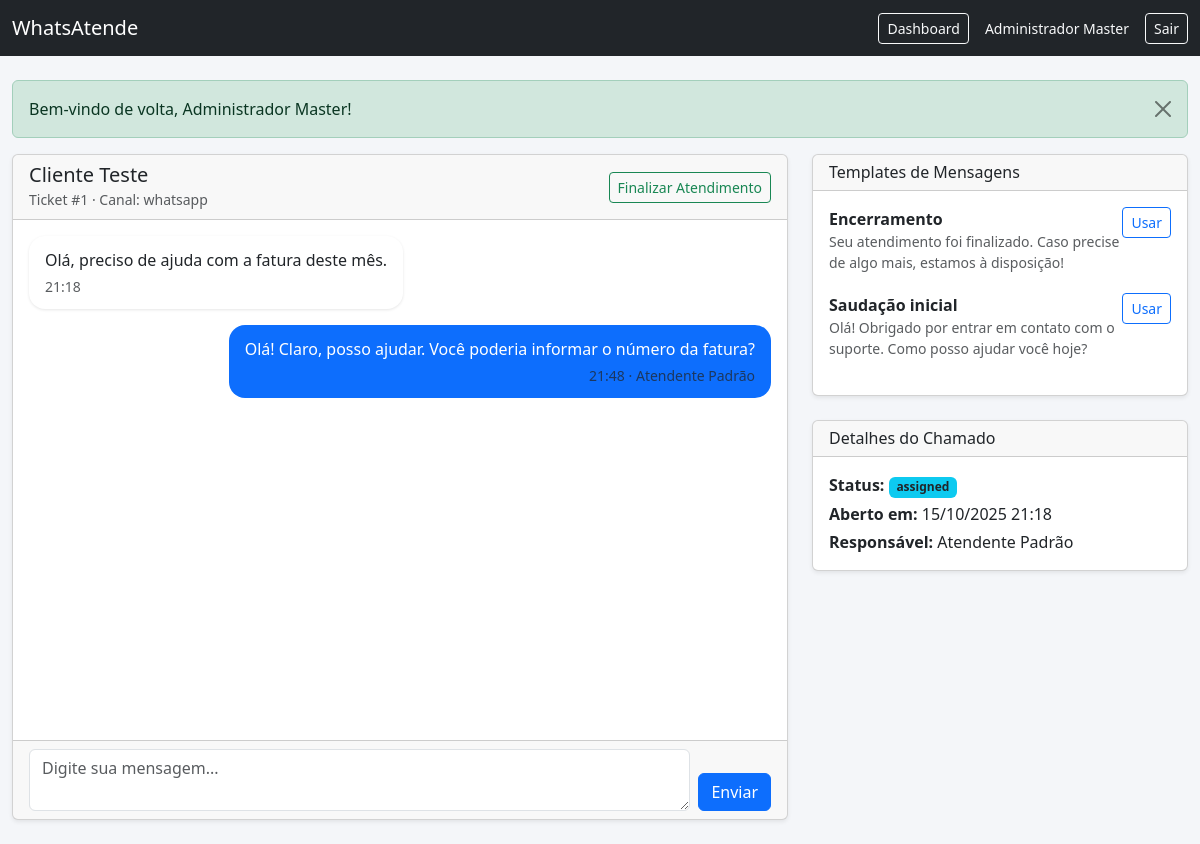
The app's page /tickets/1 (signed in) with its own data.
### tables this page shows
CREATE TABLE IF NOT EXISTS tickets (
    id BIGINT UNSIGNED AUTO_INCREMENT PRIMARY KEY,
    contact_id BIGINT UNSIGNED NOT NULL,
    subject VARCHAR(191) NULL,
    status ENUM('open','assigned','resolved','closed') NOT NULL DEFAULT 'open',
    priority ENUM('low','normal','high','urgent') NOT NULL DEFAULT 'normal',
    assigned_user_id BIGINT UNSIGNED NULL,
    opened_at DATETIME NOT NULL DEFAULT CURRENT_TIMESTAMP,
    closed_at DATETIME NULL,
    sla_due_at DATETIME NULL,
    channel VARCHAR(60) NOT NULL DEFAULT 'whatsapp',
    CONSTRAINT fk_tickets_contact FOREIGN KEY (contact_id) REFERENCES contacts(id)
        ON UPDATE CASCADE,
    CONSTRAINT fk_tickets_assigned_user FOREIGN KEY (assigned_user_id) REFERENCES users(id)
        ON UPDATE CASCADE
);

CREATE TABLE IF NOT EXISTS contacts (
    id BIGINT UNSIGNED AUTO_INCREMENT PRIMARY KEY,
    external_id VARCHAR(190) NOT NULL UNIQUE,
    display_name VARCHAR(150) NULL,
    phone VARCHAR(25) NULL,
    email VARCHAR(190) NULL,
    last_interaction_at DATETIME NULL,
    created_at DATETIME NOT NULL DEFAULT CURRENT_TIMESTAMP,
    updated_at DATETIME NOT NULL DEFAULT CURRENT_TIMESTAMP ON UPDATE CURRENT_TIMESTAMP
);

CREATE TABLE IF NOT EXISTS messages (
    id BIGINT UNSIGNED AUTO_INCREMENT PRIMARY KEY,
    ticket_id BIGINT UNSIGNED NOT NULL,
    sender_type ENUM('contact','agent','system') NOT NULL,
    user_id BIGINT UNSIGNED NULL,
    body TEXT NULL,
    media_type ENUM('text','image','audio','video','file') NOT NULL DEFAULT 'text',
    media_url VARCHAR(255) NULL,
    metadata LONGTEXT NULL,
    CHECK (metadata IS NULL OR JSON_VALID(metadata)),
    sent_at DATETIME NOT NULL DEFAULT CURRENT_TIMESTAMP,
    CONSTRAINT fk_messages_ticket FOREIGN KEY (ticket_id) REFERENCES tickets(id)
        ON DELETE CASCADE,
    CONSTRAINT fk_messages_user FOREIGN KEY (user_id) REFERENCES users(id)
        ON UPDATE CASCADE
);

CREATE TABLE IF NOT EXISTS users (
    id BIGINT UNSIGNED AUTO_INCREMENT PRIMARY KEY,
    role_id TINYINT UNSIGNED NOT NULL,
    full_name VARCHAR(150) NOT NULL,
    email VARCHAR(190) NOT NULL UNIQUE,
    cpf CHAR(11) NOT NULL UNIQUE,
    password_hash VARCHAR(255) NOT NULL,
    is_active TINYINT(1) NOT NULL DEFAULT 1,
    last_login_at DATETIME NULL,
    created_at DATETIME NOT NULL DEFAULT CURRENT_TIMESTAMP,
    updated_at DATETIME NOT NULL DEFAULT CURRENT_TIMESTAMP ON UPDATE CURRENT_TIMESTAMP,
    CONSTRAINT fk_users_role FOREIGN KEY (role_id) REFERENCES roles(id)
        ON UPDATE CASCADE
);

CREATE TABLE IF NOT EXISTS templates (
    id BIGINT UNSIGNED AUTO_INCREMENT PRIMARY KEY,
    title VARCHAR(150) NOT NULL,
    body TEXT NOT NULL,
    category VARCHAR(100) NULL,
    created_by BIGINT UNSIGNED NOT NULL,
    updated_by BIGINT UNSIGNED NULL,
    created_at DATETIME NOT NULL DEFAULT CURRENT_TIMESTAMP,
    updated_at DATETIME NOT NULL DEFAULT CURRENT_TIMESTAMP ON UPDATE CURRENT_TIMESTAMP,
    CONSTRAINT fk_templates_created_by FOREIGN KEY (created_by) REFERENCES users(id)
        ON UPDATE CASCADE,
    CONSTRAINT fk_templates_updated_by FOREIGN KEY (updated_by) REFERENCES users(id)
        ON UPDATE CASCADE
);

### app/helpers.php (called while the page is built, shortened)
<?php
function base_path(string $path = ''): string
{
    $base = dirname(__DIR__);
    return $path === '' ? $base : $base . DIRECTORY_SEPARATOR . ltrim($path, DIRECTORY_SEPARATOR);
}
function view(string $name, array $data = []): void
{
    $viewPath = base_path('app/Views/' . str_replace(['.', '\\'], '/', $name) . '.php');
    extract($data, EXTR_SKIP);
    require $viewPath;
}
function auth(): ?object
{
    return (object) $_SESSION['auth_user'];
}
function get_flash(string $key, mixed $default = null): mixed
{
    $value = $_SESSION['flash'][$key];
    return $value;
}

### app/Views/tickets/show.php (called while the page is built, shortened)
<?php
$templates = $templates ?? [];
view('atendimento', [
    'ticket' => $ticket,
    'templates' => $templates,
]);

### app/Controllers/TicketController.php (called while the page is built, shortened)
<?php
class TicketController
{
    public function show(int $ticketId): void
    {
        try {
            $ticket = $this->ticketService->getTicketWithMessages($ticketId);
        } catch (Throwable $exception) {
            $this->logger->error('ticket.show_failed', [
                'ticket_id' => $ticketId,
                'message' => $exception->getMessage(),
            ]);
            http_response_code(404);
            echo 'Ticket not found';
            return;
        }
        $templates = $this->ticketService->listMessageTemplates();
        view('tickets/show', [
            'ticket' => $ticket,
            'templates' => $templates,
        ]);
    }
}

### app/Services/TicketService.php (called while the page is built, shortened)
<?php
class TicketService
{
    public function getTicketWithMessages(int $ticketId): array
    {
        $stmt = $this->connection->prepare(
            'SELECT t.*, c.display_name AS contact_name, c.external_id AS contact_external_id, au.full_name AS agent_name
             FROM tickets t
             INNER JOIN contacts c ON c.id = t.contact_id
             LEFT JOIN users au ON au.id = t.assigned_user_id
             WHERE t.id = :id'
        );
        $stmt->execute(['id' => $ticketId]);
        $ticket = $stmt->fetch(PDO::FETCH_ASSOC);
        $stmtMessages = $this->connection->prepare(
            'SELECT m.*, u.full_name AS agent_name
             FROM messages m
             LEFT JOIN users u ON u.id = m.user_id
             WHERE m.ticket_id = :id
             ORDER BY m.sent_at ASC'
        );
        $stmtMessages->execute(['id' => $ticketId]);
        $ticket['messages'] = $stmtMessages->fetchAll(PDO::FETCH_ASSOC);
        return $ticket;
    }
    public function listMessageTemplates(): array
    {
        $stmt = $this->connection->query(
            'SELECT id, title, body, category FROM templates ORDER BY title ASC'
        );
        return $stmt->fetchAll(PDO::FETCH_ASSOC);
    }
}

### app/Views/atendimento.php (the view, shortened to what this page needs)
<?php
$user = auth();
$status = get_flash('auth_status');
?>
<!DOCTYPE html>
<html lang="pt-BR">
<head>
    <link href="https://cdn.jsdelivr.net/npm/bootstrap@5.3.3/dist/css/bootstrap.min.css" rel="stylesheet">
</head>
<body>
<nav class="navbar navbar-expand-lg navbar-dark bg-dark">
    <div class="container-fluid">
        <a class="navbar-brand" href="/tickets">WhatsAtende</a>
        <div class="d-flex align-items-center gap-3">
            <?php if ($user && ($user->role ?? null) === 'admin'): ?>
                <a class="btn btn-outline-light btn-sm" href="/admin">Dashboard</a>
            <?php endif; ?>
            <?php if ($user): ?>
                <span class="text-light small"><?= htmlspecialchars($user->full_name ?? '') ?></span>
                <form method="POST" action="/logout" class="m-0">
                    <button type="submit" class="btn btn-outline-light btn-sm">Sair</button>
                </form>
            <?php endif; ?>
        </div>
    </div>
</nav>
<div class="container-fluid py-4">
    <?php if (!empty($status)): ?>
        <div class="alert alert-success alert-dismissible fade show" role="alert">
            <?= htmlspecialchars($status) ?>
            <button type="button" class="btn-close" data-bs-dismiss="alert" aria-label="Fechar"></button>
        </div>
    <?php endif; ?>
    <div class="row g-4">
        <div class="col-lg-8">
            <div class="card shadow-sm">
                <div class="card-header d-flex justify-content-between align-items-center">
                    <div>
                        <h5 class="mb-0"><?= htmlspecialchars($ticket['contact_name'] ?? 'Cliente') ?></h5>
                        <small class="text-muted">Ticket #<?= htmlspecialchars((string)$ticket['id']) ?> · Canal: <?= htmlspecialchars($ticket['channel'] ?? 'whatsapp') ?></small>
                    </div>
                    <button class="btn btn-outline-success btn-sm" id="resolve-ticket">Finalizar Atendimento</button>
                </div>
                <div class="card-body chat-window" id="chat-window">
                    <?php foreach ($ticket['messages'] ?? [] as $message): ?>
                        <div class="message <?= $message['sender_type'] === 'agent' ? 'agent' : 'contact' ?>">
                            <div class="bubble">
                                <?php if ($message['media_type'] === 'image' && !empty($message['media_url'])): ?>
                                    <img src="<?= htmlspecialchars($message['media_url']) ?>" class="img-fluid rounded" alt="Imagem enviada">
                                <?php elseif ($message['media_type'] === 'audio' && !empty($message['media_url'])): ?>
                                    <audio controls src="<?= htmlspecialchars($message['media_url']) ?>"></audio>
                                <?php else: ?>
                                    <?= nl2br(htmlspecialchars($message['body'] ?? '')) ?>
                                <?php endif; ?>
                                <div class="small text-muted mt-1">
                                    <?= htmlspecialchars(date('H:i', strtotime($message['sent_at']))) ?>
                                    <?php if (!empty($message['agent_name'])): ?> · <?= htmlspecialchars($message['agent_name']) ?><?php endif; ?>
                                </div>
                            </div>
                        </div>
                    <?php endforeach; ?>
                </div>
                <div class="card-footer">
                    <form id="message-form" class="d-flex gap-2">
                        <textarea class="form-control" id="message" rows="2" placeholder="Digite sua mensagem..." required></textarea>
                        <button class="btn btn-primary align-self-end" type="submit">Enviar</button>
                    </form>
                </div>
            </div>
        </div>
        <div class="col-lg-4">
            <div class="card shadow-sm mb-4">
                <div class="card-header">
                    <h6 class="mb-0">Templates de Mensagens</h6>
                </div>
                <div class="card-body template-list">
                    <?php foreach ($templates as $template): ?>
                        <div class="d-flex justify-content-between align-items-start mb-3">
                            <div>
                                <strong><?= htmlspecialchars($template['title']) ?></strong>
                                <p class="mb-1 small text-muted"><?= nl2br(htmlspecialchars($template['body'])) ?></p>
                            </div>
                            <button class="btn btn-sm btn-outline-primary" data-template="<?= htmlspecialchars($template['body']) ?>">Usar</button>
                        </div>
                    <?php endforeach; ?>
                </div>
            </div>
            <div class="card shadow-sm">
                <div class="card-header">
                    <h6 class="mb-0">Detalhes do Chamado</h6>
                </div>
                <div class="card-body">
                    <p class="mb-1"><strong>Status:</strong> <span class="badge bg-info text-dark" id="ticket-status"><?= htmlspecialchars($ticket['status'] ?? '') ?></span></p>
                    <p class="mb-1"><strong>Aberto em:</strong> <?= htmlspecialchars(date('d/m/Y H:i', strtotime($ticket['opened_at'] ?? 'now'))) ?></p>
                    <p class="mb-0"><strong>Responsável:</strong> <?= htmlspecialchars($ticket['agent_name'] ?? 'Você') ?></p>
                </div>
            </div>
        </div>
    </div>
</div>
</body>
</html>

### public/index.php (shortened to what this page needs)
<?php
require __DIR__ . '/../app/helpers.php';
if (!function_exists('resolve')) {
    function resolve(string $abstract): mixed
    {
        $entry = $GLOBALS['container'][$abstract];
        if (is_callable($entry)) {
            $entry = $entry();
        }
        return $entry;
    }
}
$routes = require base_path('routes/web.php');
$method = $_SERVER['REQUEST_METHOD'] ?? 'GET';
$uri = parse_url($_SERVER['REQUEST_URI'] ?? '/', PHP_URL_PATH) ?: '/';
foreach ($routes as [$httpVerb, $pattern, $handler]) {
    if (strtoupper($httpVerb) !== strtoupper($method)) {
        continue;
    }
    $regex = '#^' . preg_replace('#\{([^}/]+)\}#', '(?P<$1>[^/]+)', $pattern) . '$#';
    if (!preg_match($regex, $uri, $matches)) {
        continue;
    }
    $params = array_filter(
        $matches,
        static fn ($key) => !is_int($key),
        ARRAY_FILTER_USE_KEY
    );
    $params = array_map(static fn ($value) => is_numeric($value) ? (int) $value : $value, $params);
    if (is_array($handler)) {
        [$class, $action] = $handler;
        $controller = resolve($class);
        $controller->{$action}(...array_values($params));
    } elseif (is_callable($handler)) {
        $handler(...array_values($params));
    }
    break;
}

### app/Views/atendimento.php (style rules this page uses)
body { background-color: #f4f6f9; }
.chat-window { height: 65vh; overflow-y: auto; }
.message { margin-bottom: 1rem; }
.message.agent { text-align: right; }
.message .bubble { display: inline-block; padding: .75rem 1rem; border-radius: 1rem; max-width: 75%; }
.message.contact .bubble { background-color: #ffffff; box-shadow: 0 1px 3px rgba(0,0,0,.1); }
.message.agent .bubble { background-color: #0d6efd; color: #fff; }
.template-list { max-height: 20rem; overflow-y: auto; }

### records on screen
tickets: contact.display_name "Cliente Teste", id "1", channel "whatsapp", status "assigned", opened_at "15/10/2025 21:18", assigned_user.full_name "Atendente Padrão"
messages: body "Olá, preciso de ajuda com a fatura deste mês.", sent_at "21:18"
messages: body "Olá! Claro, posso ajudar. Você poderia informar o número da fatura?", sent_at "21:48", user.full_name "Atendente Padrão"
templates: title "Encerramento", body "Seu atendimento foi finalizado. Caso precise de algo mais, estamos à disposição!"
templates: title "Saudação inicial", body "Olá! Obrigado por entrar em contato com o suporte. Como posso ajudar você hoje?"
